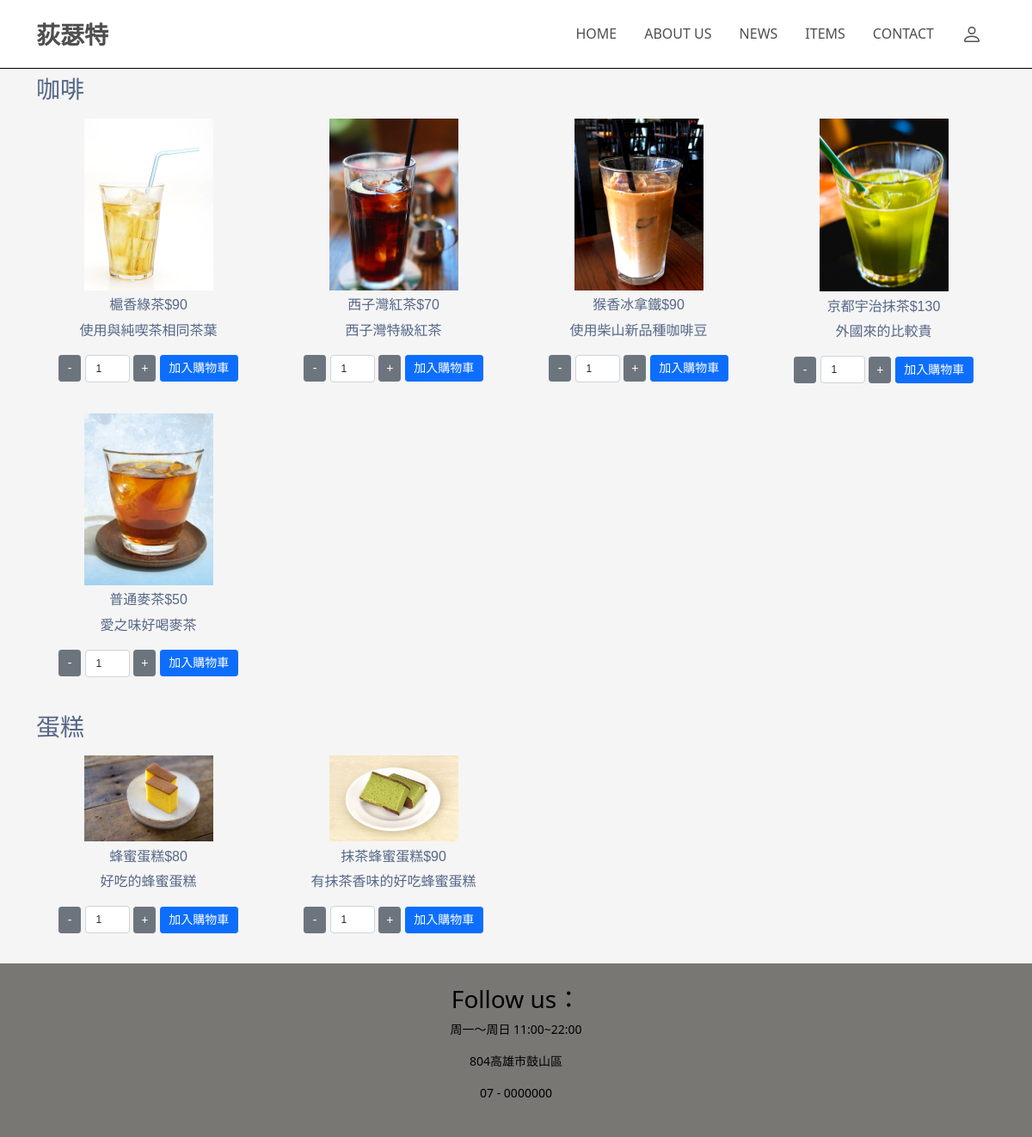
/itemsBuy.php, run on the app's committed database.
### tables this page shows
CREATE TABLE `category` (
  `cId` int(11) NOT NULL,
  `cName` varchar(30) NOT NULL
);

CREATE TABLE `product` (
  `pNo` int(11) NOT NULL,
  `pName` varchar(30) NOT NULL,
  `price` int(11) NOT NULL,
  `pIntro` varchar(200) DEFAULT NULL,
  `delivery` int(11) DEFAULT NULL,
  `picture` varchar(200) DEFAULT NULL,
  `cId` int(11) NOT NULL
);

### itemsBuy.php (the view, shortened to what this page needs)
<!DOCTYPE html>
<html>
<head>
    <link rel="stylesheet" href="general.css">
    <link href="https://cdn.jsdelivr.net/npm/bootstrap@5.0.0-beta1/dist/css/bootstrap.min.css" rel="stylesheet">
</head>
<body>
    <?php
    include("connMysql.php");
    $sql = "SELECT * FROM  `category`";
    $sql2 = "SELECT * FROM `product`";
    $result = mysqli_query($db_link, $sql);
    $result2 = mysqli_query($db_link, $sql2);
    include_once("header.php");
    ?>
    <main>
        <div class="container">
            <?php while ($category = mysqli_fetch_array($result)) { ?>
                <div class="row category">
                    <h3><?= $category['cName']; ?></h3>
                </div>
                <div class="row">
                    <?php
                    $result2->data_seek(0);
                    while ($item = mysqli_fetch_array($result2)) {
                        if ($category['cId'] == $item['cId']) {
                    ?>
                            <div class="col-sm-6 col-md-4 col-xl-3 center" style="margin-bottom:3%;">
                                <img src="assets/<?= $item['picture']; ?> "></img>
                                <div class="d-flex justify-content-center " style="margin-top:3%;">
                                    <h6> <?= $item['pName']; ?> </h6>
                                    <h6> $<?= $item['price']; ?> </h6>
                                </div>
                                <p> <?= $item['pIntro']; ?> </p>
                                <button type="button" class="btn btn-secondary btn-sm" onclick="handleSub(<?= $item['pNo']; ?>)" style="width:10%;">-</button>
                                <input type="number" id="item<?= $item['pNo']; ?>" class="form-control" value=1>
                                <button type="button" class="btn btn-secondary btn-sm" onclick="handlePlus(<?= $item['pNo']; ?>)" style="width:10%;">+</button>
                                <button type="button" class="btn btn-primary btn-sm addItems" onclick="addItems(<?= $item['pNo']; ?>,<?= $_SESSION['id']; ?>)" style="width:35%;">加入購物車</button>
                            </div>
                    <?php
                        }
                    }
                    ?>
                </div>
            <?php } ?>
        </div>
    </main>
    <?php include("footer.php"); ?>
</body>
</html>

### general.css (style rules this page uses)
main { background: #fbfbf3; margin: 0px; color: #566787; background: #f5f5f5; font-family: 'Varela Round', sans-serif; }
.center { text-align: center; }

### itemsBuy.php (style rules this page uses)
img { width:150px; }
.category { padding: 8px 0px; }
.form-control { display: inline; width: 20%; font-size: 12px; }

### data on the page
category: cName "咖啡"
product: picture (picture), pName "槴香綠茶", price "90", pIntro "使用與純喫茶相同茶葉", pNo "1"
product: picture (picture), pName "西子灣紅茶", price "70", pIntro "西子灣特級紅茶"
product: picture (picture), pName "猴香冰拿鐵", price "90", pIntro "使用柴山新品種咖啡豆", $item['pNo'] 3 (drawn)
product: picture (picture), pName "京都宇治抹茶", price "130", pIntro "外國來的比較貴"
product: picture (picture), pName "普通麥茶", price "50", pIntro "愛之味好喝麥茶"
category: cName "蛋糕"
product: picture (picture), pName "蜂蜜蛋糕", price "80", pIntro "好吃的蜂蜜蛋糕"
product: picture (picture), pName "抹茶蜂蜜蛋糕", price "90", pIntro "有抹茶香味的好吃蜂蜜蛋糕"
